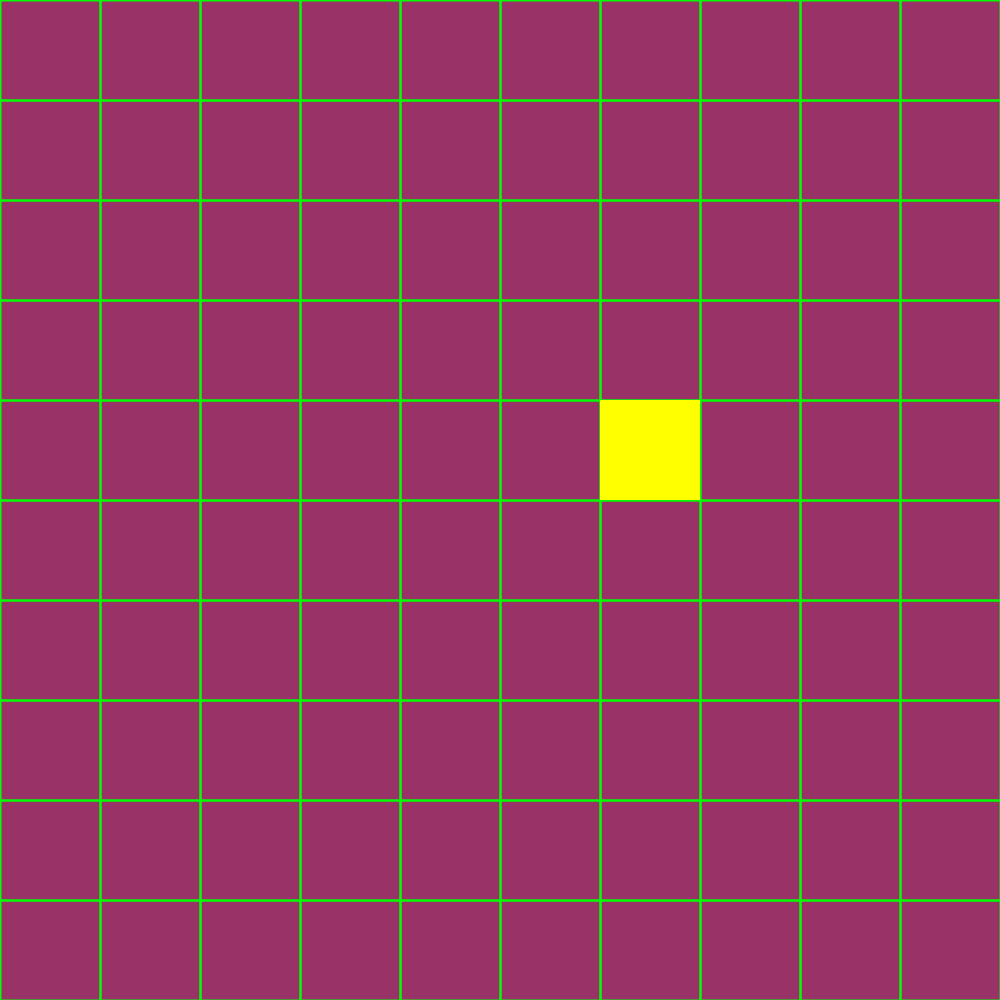
Frame 1 (no input)
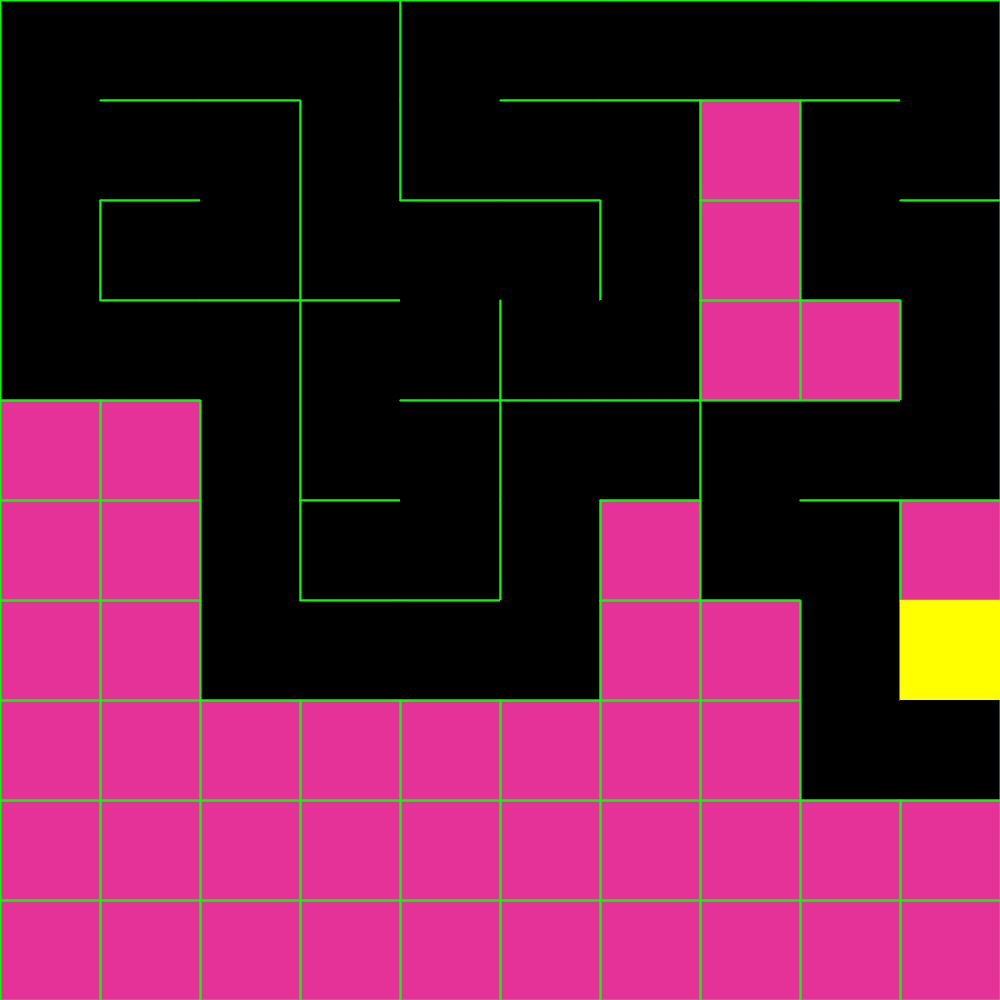
Frame 60 (the mouse pressed at the canvas centre just before this capture)
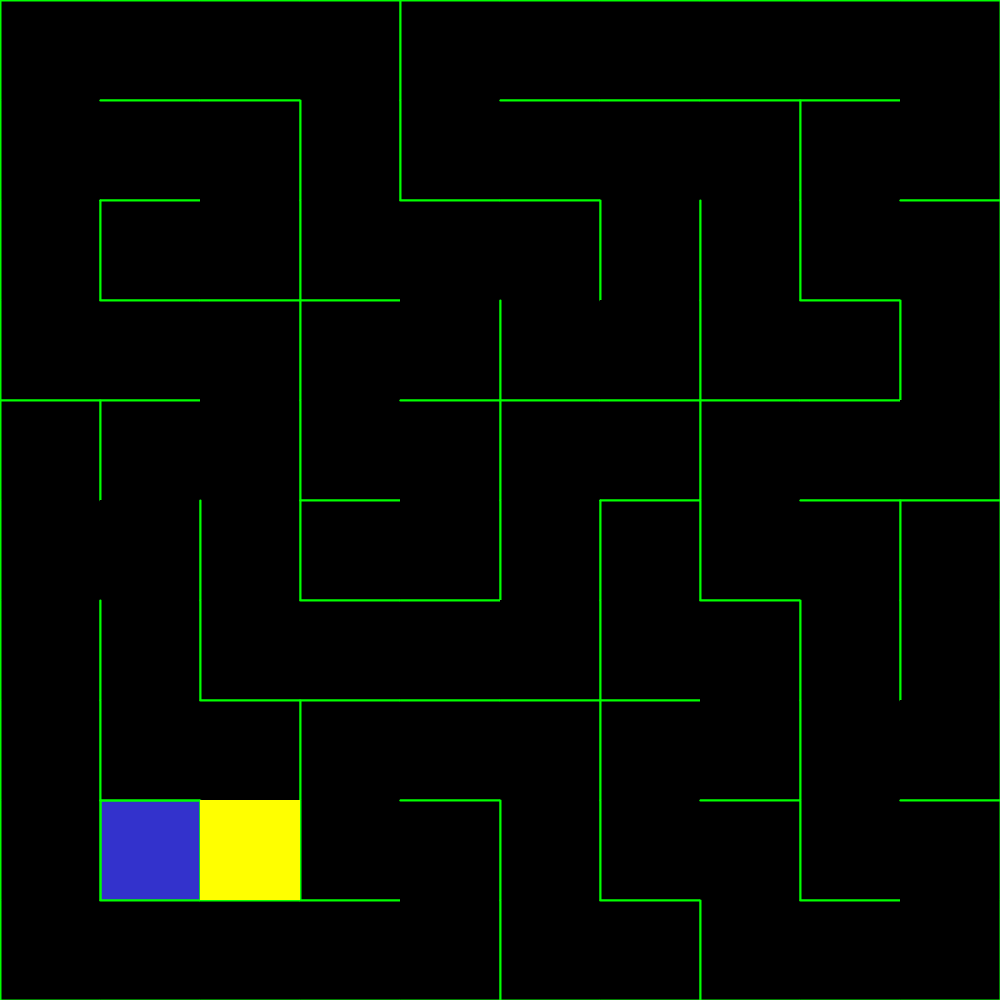
Frame 120 (the mouse held since frame 60 and released just before this capture)

The Processing sketch that drew these frames (run headless with seeded random() and noise(); from frame 60 on, the mouse is pressed at the canvas centre):

// Processing sketch: Maze
// ── Maze.pde
int cols, rows, spaceCol, spaceRow, visitCount;
ArrayList<Cell> cells, stack;
Cell curr;
Player player, end;
boolean showandmovePlayer, add;
PVector[] trail;
void setup() {
  size(1000, 1000);
  cols = 10;
  rows = 10;
  visitCount = 0;
  spaceCol = width/cols;
  spaceRow = height/rows;
  cells = new ArrayList<Cell>();
  stack = new ArrayList<Cell>();
  for (int x = 0; x < width; x+=spaceCol) {
    for (int y = 0; y < height; y+=spaceRow) {
      cells.add(new Cell(new PVector(x, y)));
    }
  }
  curr = cells.get(int(random(cells.size())));
  //curr = cells.get(0);
  curr.setVisited();
  player = new Player(curr.start.copy());
  end = null;
  showandmovePlayer = false;
  trail = new PVector[0];
  //println(curr.start.x, curr.start.y);
  //curr.drawCurr();
  add = false;
}

void getVisitCount() {
  int count = 0;
  for (Cell c : cells)
    if (c.isVisited())
      count++;
  visitCount = count;
}

void draw() {
  background(map(curr.start.x, 0, width, 0, 255), 50, map(curr.start.y, 0, height, 0, 255));
  for (Cell c : cells) {
    c.drawIfVisited();
    c.drawLines();
  }

  if (showandmovePlayer) {
    player.drawPlayer();
    end.endPlayer();
    for (PVector p : trail) {
      fill(255, 0, 0, 120);
      noStroke();
      if (p!=null)
        rect(p.x+player.factor, p.y+player.factor, spaceCol-2*player.factor, spaceRow-2*player.factor);
      else
        println("null");
    }
  }


  if (visitCount < cells.size()) {
    if (hasNeighbors(curr)) {
      curr.drawCurr();
      Cell neighbor = getRandNeigh(curr);
      stack.add(curr);
      removeWall(curr, neighbor);
      curr = neighbor;
      curr.setVisited();
    } else if (stack.size()!=0) {
      curr = stack.get(int(random(stack.size())));
    }
    getVisitCount();
  } else {
    showandmovePlayer = true;
    end = new Player(curr.start.copy());
  }
}

void removeWall(Cell c, Cell n) {
  if (c.start.x==n.start.x && c.start.y==n.start.y+spaceRow) {
    c.t=0;
    n.b=0;
  } else if (c.start.x==n.start.x+spaceCol && c.start.y==n.start.y) {
    c.l=0;
    n.r=0;
  } else if (c.start.x==n.start.x-spaceCol && c.start.y==n.start.y) {
    c.r=0;
    n.l=0;
  } else if (c.start.x==n.start.x && c.start.y==n.start.y-spaceRow) {
    c.b=0;
    n.t=0;
  }
}

Cell getRandNeigh(Cell c) {
  PVector[] neigh = new PVector[4];
  //0=above, 1=left, 2=right, 3=below
  neigh[0] = new PVector(c.start.x, c.start.y-spaceRow);
  neigh[1] = new PVector(c.start.x-spaceCol, c.start.y);
  neigh[2] = new PVector(c.start.x+spaceCol, c.start.y);
  neigh[3] = new PVector(c.start.x, c.start.y+spaceRow);
  int rand = int(random(neigh.length));
  while ((getNeighbor(neigh[rand])==null || (getNeighbor(neigh[rand]).isVisited()))) {
    rand = int(random(neigh.length));
  }
  return getNeighbor(neigh[rand]);
}

boolean hasNeighbors(Cell c) {
  //checks if unvisited neighbors
  PVector above, left, right, below;
  above = new PVector(c.start.x, c.start.y-spaceRow);
  left = new PVector(c.start.x-spaceCol, c.start.y);
  right = new PVector(c.start.x+spaceCol, c.start.y);
  below = new PVector(c.start.x, c.start.y+spaceRow);
  if (getNeighbor(below) != null && !getNeighbor(below).isVisited())
    return true;
  else if (getNeighbor(above) != null && !getNeighbor(above).isVisited())
    return true;
  else if (getNeighbor(left) != null && !getNeighbor(left).isVisited())
    return true;
  else if (getNeighbor(right) != null && !getNeighbor(right).isVisited())
    return true;
  else
    return false;
}

Cell getNeighbor(PVector loc) {
  for (Cell c : cells)
    if (dist(loc.x, loc.y, c.start.x, c.start.y) < 1)
      return c;
  return null;
}

void keyPressed() {
  PVector above, left, right, below;
  above = new PVector(player.start.x, player.start.y-spaceRow);
  left = new PVector(player.start.x-spaceCol, player.start.y);
  right = new PVector(player.start.x+spaceCol, player.start.y);
  below = new PVector(player.start.x, player.start.y+spaceRow);
  if (add)
    trail = (PVector[]) (append(trail, player.start.copy()));
  if (showandmovePlayer) {
    if (keyCode==UP && getNeighbor(above)!=null && getNeighbor(above).b!=1) {
      player.start.y-=spaceRow;
    } else if (keyCode==DOWN && getNeighbor(below)!=null && getNeighbor(below).t!=1) {
      player.start.y+=spaceRow;
    } else if (keyCode==LEFT && getNeighbor(left)!=null && getNeighbor(left).r!=1) {
      player.start.x-=spaceCol;
    } else if (keyCode==RIGHT && getNeighbor(right)!=null && getNeighbor(right).l!=1) {
      player.start.x+=spaceCol;
    }
    add = notInTrail(player.start.copy());
    player.start.x = constrain(player.start.x, 0, width-spaceCol);
    player.start.y = constrain(player.start.y, 0, height-spaceRow);
  }
}

boolean notInTrail(PVector p) {
  for (int i = 0; i < trail.length; i++) {
    PVector pvector = trail[i];
    if (pvector != null && pvector.dist(p) < 1) {
      trail[i] = null;
      return false;
    }
  }
  return true;
}
// ── Cell.pde
class Cell {
  PVector left, top, right, bottom, start;
  boolean isVisited;
  int w, h, l, t, r, b;
  Cell(PVector start) {
    this.start = start;
    w = spaceCol;
    h = spaceRow;
    l=1;
    t=1;
    r=1;
    b=1;
    //top = new PVector(start.x+w, start.y);
    //right = new PVector(top.x, top.y+h);
    //bottom = new PVector(right.x-w, right.y);
    //left = new PVector(start.x, start.y);
    top = new PVector(start.x+w, start.y);
    right = new PVector(start.x+w, start.y+h);
    bottom = new PVector(start.x, start.y+h);
    left = new PVector(start.x, start.y);
    isVisited = false;
  }

  
  void drawCurr() {
   noStroke();
   fill(255, 255, 0);
   rect(start.x, start.y, w, h);
  }

  void drawIfVisited() {
    if (isVisited) {
      noStroke();
      fill(0);
      rect(start.x, start.y, w, h);
    }
  }

  void drawLines() {
    //0 means don't draw and 1 means draw
    //this.l = l;
    //this.t = t;
    //this.r = r;
    //this.b = b;
    stroke(0, 255, 0);
    strokeWeight(2);
    if (l==1)
      line(left.x, left.y, bottom.x, bottom.y);
    if (t==1)
      line(start.x, start.y, top.x, top.y);
    if (r==1)
      line(top.x, top.y, right.x, right.y);
    if (b==1)
      line(right.x, right.y, bottom.x, bottom.y);
  }

  void setVisited() {
    isVisited = true;
  }

  boolean isVisited() {
    return isVisited;
  }
}
// ── Player.pde
class Player extends Cell {
  int factor = 4;
  Player(PVector pos_) {
    super(pos_);
  }

  void drawPlayer() {
    fill(0, 0, 255, 225);
    noStroke();
    rect(start.x+factor, start.y+factor, spaceCol-2*factor, spaceRow-2*factor);
  }
  
  void endPlayer() {
     fill(255, 255, 0, 225);
    noStroke();
    rect(start.x+factor, start.y+factor, spaceCol-2*factor, spaceRow-2*factor);
  }
}
